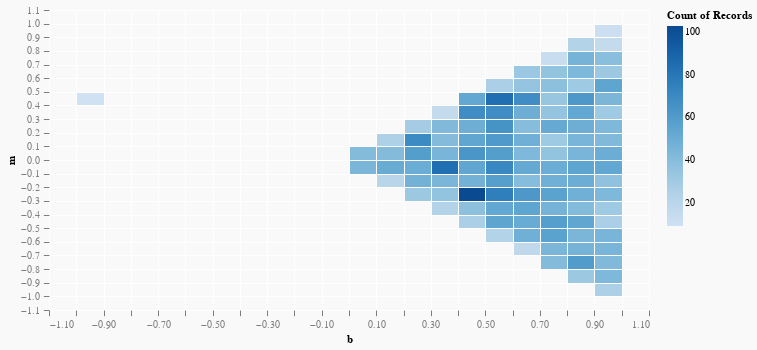

Source (notebook cell):
### Markdown cell above
And it produces the expected result:

### Code cell
nsamples = 5000
modelsamples <- sampleIOfixed $ prior $ mh nsamples model4
(xValues, yValues) = unzip modelsamples
vlShow $ plot (600, 300)
              [density2DPlot "b" "m" (-1.1,1.1) (-1.1,1.1)]
              [("b", VL.Numbers xValues), ("m", VL.Numbers yValues)]

### Figure 1 — Vega-Lite specification as saved in the notebook (floating-point values rounded to 4 significant figures; data arrays with more than 128 entries replaced by an {"elided": "..."} marker saying what was removed)
{"$schema": "https://vega.github.io/schema/vega-lite/v3.json", "background": "#f9f9f9", "config": {"axis": {"domain": false, "grid": true, "gridColor": "#FFFFFF", "gridOpacity": 1, "labelColor": "#7F7F7F", "labelPadding": 4, "tickColor": "#7F7F7F", "tickSize": 5.67}, "selection": {"single": {"on": "dblclick"}}, "view": {"stroke": "transparent"}}, "data": {"values": {"elided": "5001 records"}}, "description": "Plot", "height": 300, "layer": [{"encoding": {"color": {"aggregate": "count", "field": "col", "scale": {"scheme": {"extent": [0, 1], "name": "blues"}}, "type": "quantitative"}, "x": {"axis": {"grid": true, "title": "b"}, "bin": {"extent": [-1.1, 1.1], "maxbins": 30}, "field": "b", "type": "quantitative"}, "y": {"axis": {"grid": true, "title": "m"}, "bin": {"extent": [-1.1, 1.1], "maxbins": 30}, "field": "m", "type": "quantitative"}}, "mark": "rect"}], "width": 600}
